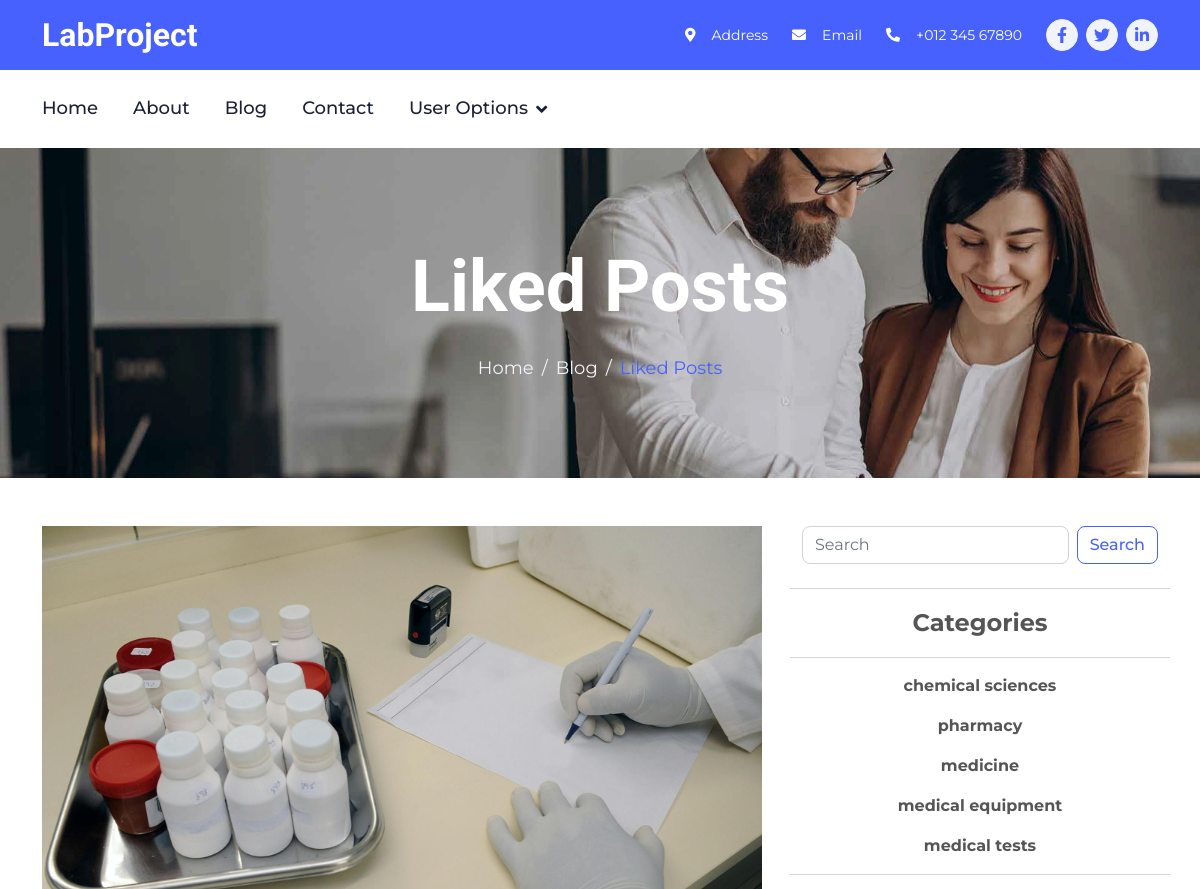
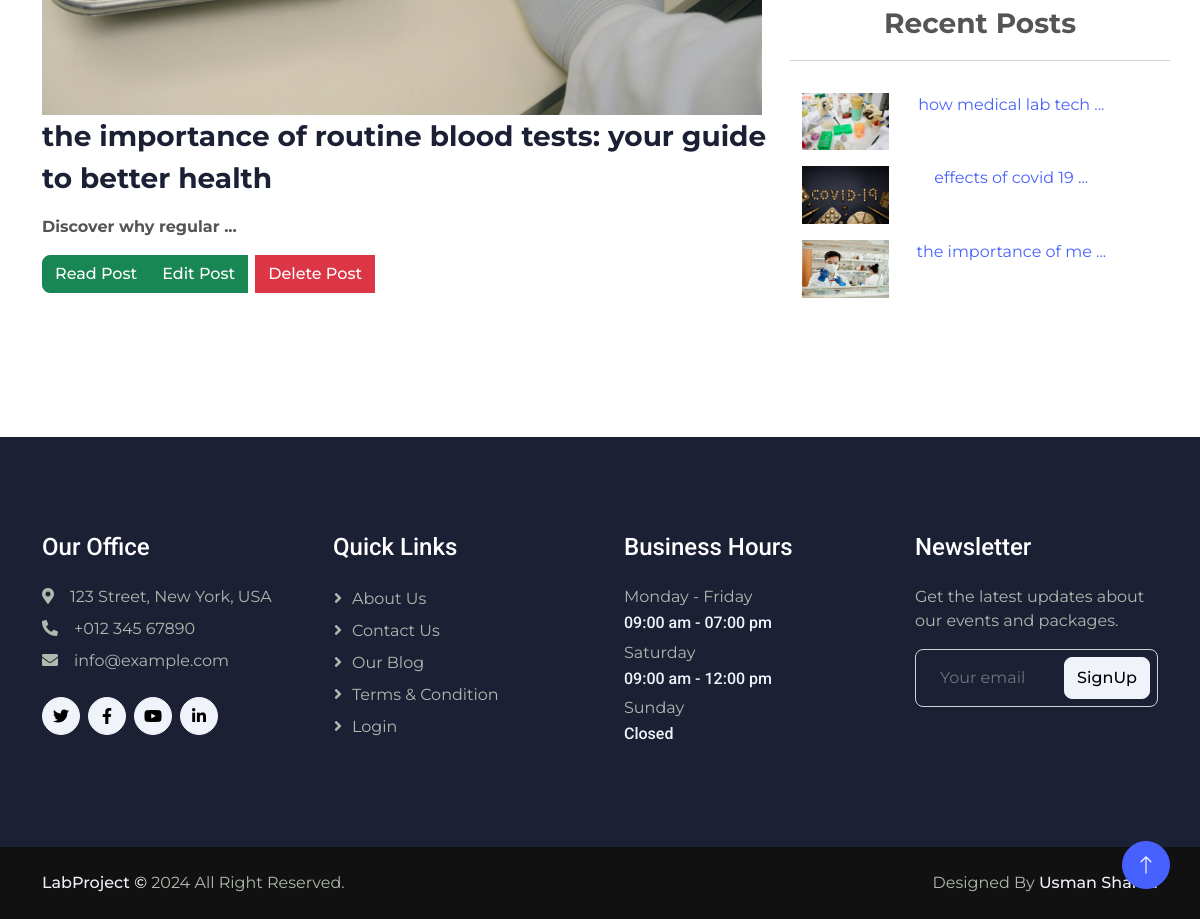
The page /auth/liked-posts (signed in) on the database its author committed (2 pictures, top to bottom).
### BlogApp/models.py (models this page shows, shortened)
class BlogPosts(models.Model):
    title = models.CharField(
        max_length=500,
        blank=False,
        null=False,
        unique=True
    )
    tagline = models.CharField(
        max_length=850,
        blank=False,
        null=False
    )
    content = RichTextField()
    thumbnail = models.ImageField(
        null=True,
        blank=True,
        upload_to='images/BlogThumnails'
    )
    author = models.ForeignKey(
        User,
        on_delete=models.CASCADE
    )
    post_date = models.DateField(
        auto_now_add=True
    )
    category = models.CharField(
        max_length=255,
        default='Coding',
        null=False,
        blank=False
    )
    likes = models.ManyToManyField(
        User,
        blank=True,
        related_name='post_likes'
    )

class Category(models.Model):
    name = models.CharField(
        max_length=255,
        null=False,
        blank=False,
        unique=True
    )
    added_by = models.ForeignKey(
        User,
        on_delete=models.CASCADE
    )
    added_at = models.DateTimeField(
        auto_now_add=True
    )

### AuthApp/views.py (the view)
# urls.py: path('liked-posts', views.liked_posts, name='auth-liked-posts'),
@login_required(login_url='/auth/login')
def liked_posts(request):
    user_posts = BlogPosts.objects.filter(likes=request.user).all().order_by('-pk')
    user_post_none = True
    if user_posts is not None:
        user_post_none = False
    user_pagination = Paginator(user_posts, 3)
    user_page = request.GET.get('page')
    user_posts = user_pagination.get_page(user_page)
    return render(
        request,
        'AuthApp/liked-posts.html',
        {
            'post_none': user_post_none,
            'posts': user_posts,
            'recents': BlogPosts.objects.all().order_by('-pk')[0:3],
            'categories': return_categories
        }
    )

### BlogApp/views.py (called while the page is built)
def return_categories():
    category_query = models.Category.objects.all()
    return [category.name for category in category_query]

### AuthApp/templates/AuthApp/liked-posts.html (shortened to what this page needs)
{% extends "BlogApp/base.html" %}
{% block body %}
    <div class="container-fluid page-header py-5 mb-5 wow fadeIn" data-wow-delay="0.1s">
        <div class="container text-center py-5">
            <h1 class="display-2 text-white mb-4 animated slideInDown">Liked Posts</h1>
            <nav aria-label="breadcrumb animated slideInDown">
                <ol class="breadcrumb justify-content-center mb-0">
                    <li class="breadcrumb-item"><a href="/">Home</a></li>
                    <li class="breadcrumb-item"><a href="">Blog</a></li>
                    <li class="breadcrumb-item text-primary" aria-current="page">Liked Posts</li>
                </ol>
            </nav>
        </div>
    </div>
    <div class="container">
        <div class="row">
            <div class="col-md-8 mb-5">
                {% for post in posts %}
                    <div class="row">
                        <a href="/posts/{{post.title|slugify}}">
                        {% if post.thumbnail %}
                            <img src="{{post.thumbnail.url}}" alt="{{post.title}}" class="img-fluid" width="720px">
                        {% else %}
                            <img src="/media/default/default-post.png" alt="{{post.title}}" class="img-fluid" width="720px">
                        {% endif %}
                        </a>
                    </div>
                    <div class="row">
                        <a href="/posts/{{post.title|slugify}}">
                            <p class="fs-3"><strong class="text-dark">{{post.title}}</strong></p>
                        </a>
                        <p class="fs-6"><strong class="text-secondary">{{post.tagline|slice:":20"}} ...</strong></p>
                    </div>
                    <div class="btn-group mb-5">
                        <a href="/posts/{{post.title|slugify}}" class="btn btn-success">Read Post</a>
                        {% if user.is_staff or user.is_superuser %}
                        {% if user.id == post.author.id or user.is_superuser %}
                            <a href="/edit-post/{{post.id}}" class="btn btn-success me-2">Edit Post</a>
                            <a href="/delete-post/{{post.id}}" class="btn btn-danger">Delete Post</a>
                            <br>
                        {% endif %}
                        {% endif %}
                    </div>
                    <br>
                {% endfor %}
            </div>
            <div class="col-md-4">
                <div class="row">
                        <form class="d-flex" role="search" method=POST action="/search">
                            <input class="form-control me-2" type="search" placeholder="Search" aria-label="Search" name="search">
                            <button class="btn btn-outline-primary" type="submit">Search</button>
                        </form>
                </div>
                <br>
                <div class="row">
                    <hr>
                        <p class="fs-4 text-center"><strong>Categories</strong></p>
                    <hr>
                    {% for value in categories %}
                        <a href="/category/{{value|slugify}}">
                            <p class="fs-6 text-center"><strong class="text-secondary">{{value}}</strong></p>
                        </a>
                    {% endfor %}
                </div>
                <div class="row d-flex">
                    <hr>
                        <p class="fs-3 text-center"><strong>Recent Posts</strong></p>
                    <hr>
                    <div class="row d-flex">
                    {% for post in recents %}
                        <div class="row mt-3">
                            <div class="col-md-4 text-center">
                                <a href="/posts/{{post.title|slugify}}">
                                    {% if post.thumbnail %}
                                        <img src="{{post.thumbnail.url}}" alt="{{post.title}}" class="img-fluid" width="100px">
                                    {% else %}
                                        <img src="/media/default/default-post.png" alt="{{post.title}}" class="img-fluid" width="100px">
                                    {% endif %}
                                </a>
                            </div>
                            <div class="col-md-8 text-center">
                                <a href="/posts/{{post.title|slugify}}">{{post.title|slice:":20"}} ...</a>
                            </div>
                        </div>
                    {% endfor %}
                    </div>
                </div>
            </div>
        </div>
    </div>
{% endblock body %}

### BlogApp/static/BlogApp/css/style.css (style rules this page uses)
:root { --primary: #4761FF; --secondary: #555555; --light: #F1F3FA; --dark: #1C2035; }
.btn { transition: .5s; font-weight: 500; }
.page-header { background: linear-gradient(rgba(0, 0, 0, .1), rgba(0, 0, 0, .1)), url(../img/carousel-1.jpg) center center no-repeat; background-size: cover; }
.page-header .breadcrumb-item+.breadcrumb-item::before { color: var(--light); }
.page-header .breadcrumb-item, .page-header .breadcrumb-item a { font-size: 18px; color: var(--light); }

### rows shown on the page
BlogPosts: thumbnail (picture), title "the importance of routine blood tests: your guide to better health", tagline "Discover why regular"
Category: categories "chemical sciences"
Category: categories "pharmacy"
Category: categories "medicine"
Category: categories "medical equipment"
Category: categories "medical tests"
BlogPosts: thumbnail (picture), title "how medical lab tech"
BlogPosts: thumbnail (picture), title "effects of covid 19"
BlogPosts: thumbnail (picture), title "the importance of me"
